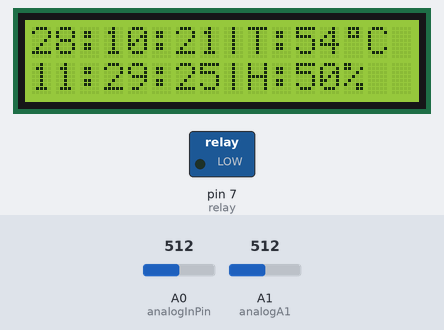
Bench run of a program on a simulated Arduino Mega 2560, built with avr-gcc and run on an emulated ATmega2560. Shown: 16×2 character LCD, switched loads named in the program (green lamp = pin HIGH). Inputs (shaded band) come from the test bench; at power-on: A1 (analogA1) = 512, A0 (analogInPin) = 512. The local clock reads 2024-03-15 10:24:30 at power-on unless the program sets it; the modem accepts every AT command (registered, SIM ready, sends succeed) and sends nothing else.

Above: at 6.3 s.
6.4 s: A1 (analogA1) set to 109
At 8.82 s:
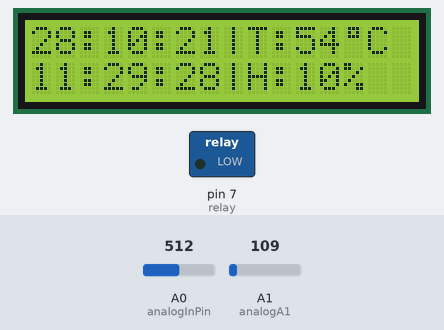
9.4 s: A1 (analogA1) set to 93
At 10.8 s:
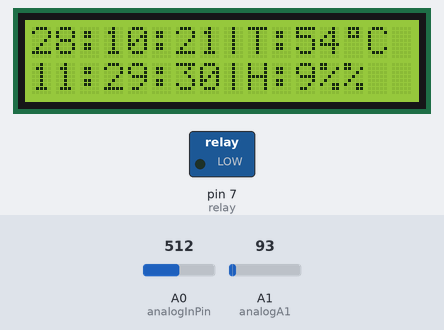
12.4 s: A0 (analogInPin) set to 716
At 13.8 s:
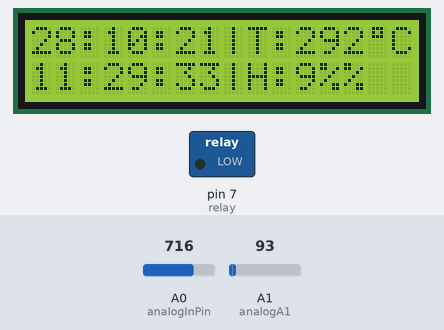
14.5 s: A0 (analogInPin) set to 558
At 15.3 s:
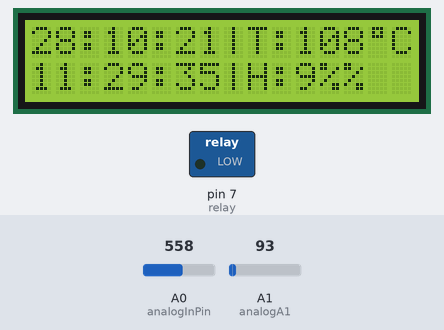
16.5 s: A0 (analogInPin) set to 542
At 17.8 s:
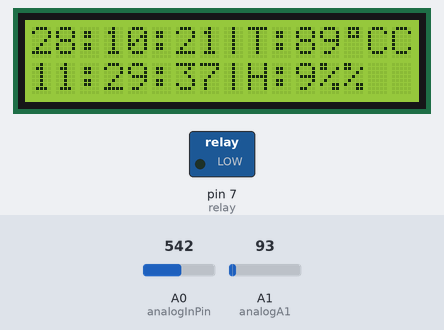
19.5 s: A1 (analogA1) set to 122
At 20.4 s:
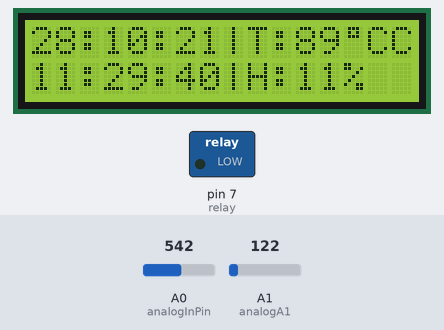
Timing chart, 0 to 22.5 s (numbered marks = the images above; inputs shaded):
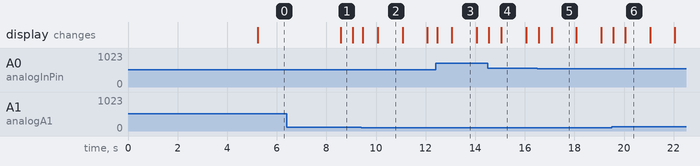

The program:

main.cpp
```cpp
#include <Arduino.h>
#include "THU_VIEN.h"
#include "KHAI_BAO_CHAN_VA_CAC_BIEN.h"
void setup()
{
  //========================================= KHỞI TẠO THỜI GIAN CHO RTC DS1302 =========================================//
  rtc.halt(false);                //thư viện của DS1302 chân rtc
  rtc.writeProtect(false);        //thư viện của DS1302 chân rtc
  rtc.setTime(11, 29, 20);                               //24h
  rtc.setDate(28, 10, 2021);                              //NGAY_THANG_NAM SETUP
  //============================================ KHỞI TẠO GHI CHO LCD =========================================//
  lcd.init();
  lcd.backlight();
  lcd.setCursor(2, 0);
  lcd.print("");
  lcd.setCursor(0, 1);
  lcd.print("");
  //========================================= CẤU HÌNH CHÂN VÀ SETUP CÁC BIẾN ============================//
  pinMode(relay, OUTPUT);
  digitalWrite(relay, 0);
  e = 0;
  chuky = 0;
  timechuky = 0;
  mode = 1;
  Serial.begin(9600);                                   // tạo kết nối 9600 bit mỗi giây
  //=========================================SETUP=====================================================//
  SIM900A.begin(9600);                                  //đồng bộ hóa với Sim900a
  delay(5000);                                          // tạo khoảng trễ là 5s
  // hiển thị trong Serial
  SIM900A.print("AT+CMGF=1\r");                         // ĐƯA TIN NHẮN VỀ DẠNG TEXT ĐỂ ĐỌC TIN NHẮN
  delay(100);
  a=0;
  T=2;
  TIMET=1;
}
#include"NOI_DUNG_TIN_NHAN.h"
void loop()
{

  #include"DOC_CAC_CAM_BIEN.h"
  #include"HIEN_THI_LCD.h"
  #include"DONG_NGAT_THEO_T.h"

  //============================GUI TIN NHAN VE HE THONG========================================//
  // KHI KHỞI ĐỘNG BIẾN a=0 chỉ gửi tin nhắn về 1 lân duy nhat
 if(a==0)
  {
  SendMessage();
  a++;
  CONTENT = "";
  }

}
//===================================CHUONG TRINH CON GUI TIN NHAN==========================//


 
```

DOC_CAC_CAM_BIEN.h
```cpp
//===============================ĐỌC VÀ BIẾN ĐỔI CÁC GIÁ TRỊ ANALONG===============================//
  sensorValue = analogRead(analogInPin);
  Temp = sensorValue-SensorValueLow;
  Temp = Temp/SensorValueDiff;
  Temp = Temp*TempValueDiff;
  Temp = Temp+TempValueLow;
  Temp = Temp - 32;
  Temp = Temp +20;

  sensorHumidity = analogRead(analogA1);
  Humidity = map(sensorHumidity, 0, 1023, 0, 100); //BIEN DOI GIA TRI ANALOG VE DO AM
  
```

DONG_NGAT_THEO_T.h
```cpp
//=================================KHI KHOI DONG THI GUI TIN NHAN 1 LAN===============================//
  g = rtc.getTime ();
   if(e==0)   // CHU KY KHOI DONG
  {
    chuky=g.min+T;// set thoi gian cach 15 phut tuoi 1 lan
    if(chuky>59)
    {
      chuky=chuky-59;
    }
    else
    {
      chuky=chuky;
    }
    e=1;
  }
//=================================THUẬT TOÁN TẮT MỞ CHU KỲ SỬ DỤNG DS1302===============================//
if(t.min==chuky&&e==1)  // THOI GIAN CUA CHU KY
 {
  mode++;
  timechuky=g.min+TIMET;      // set thoi gian cach 15 phut tuoi 1 lan moi lan la 5 phut
  if(timechuky>59)
  {
    timechuky=timechuky-59;
  }
  else{timechuky=timechuky;}
   e=2;
 }
 if(t.min==timechuky&&e==2)     // thoi gian phut = time chu ky
 {
  mode--;
  e=0;                          // khi mà nó tắt rồi mới bắt đầu đếm lại
 }
 if(mode%2==0)
 {
  digitalWrite(relay,1);// bat dong co
 }
  else if(mode%2!=0)
  {
    digitalWrite(relay,0);// tat dong co
  }
```

KHAI_BAO_CHAN_VA_CAC_BIEN.h
```cpp
SoftwareSerial SIM900A(5, 6);     // khai báo chân TX,RX
//_____________cấu hình lcd_________// i2c=0x27 lcd= 16.2
LiquidCrystal_I2C lcd(0x27, 16, 2);
//_______ khai báo các chân của DS1302__________//

DS1302 rtc(2, 3, 4);//rst.dat.clk
Time t;                         // BIẾN t LẤY GIÁ TRỊ THỜI GIAN CỦA DS1302 để hiển thị
Time g;                         // BIẾN g LẤY GIÁ TRỊ THỜI GIAN CỦA DS1302 để cài đặt chu kỳ
//=========================================CÁC HẰNG SỐ=========================================
const int SensorValueLow = 463;
const int SensorValueDiff = 36;
const int TempValueDiff = 42;
const int TempValueLow = 9;
int sensorValue = 0;
double Temp = 0;
int sensorHumidity = 0;
int Humidity = 0;
String CONTENT;                 // khai báo biến có dữ liệu là String(kiễu dữ liệu CHUỖI)
int relay = 7;                   // Khai báo chân led ở chân 12
int chuky;                      // Chu kỳ có nghĩa là 15 phút thì tưới 1 lần
int timechuky;                  // Time chu kỳ có nghĩa là 1 lần tưới là tưới 15 phút
int e, mode;                    // Biến hỗ trợ cho việc lập chu kỳ
int a;
const int analogInPin = A0;     // chân tín hiệu của pt100 nối với chân A0
const int analogA1 = A1;  // chân tín hiệu của CB_DO_AM nối với chân A1
int T;
int TIMET;
// dòng này để hiển thị kí tự độ C
byte degree[8] =
{
  0B01110,
  0B01010,
  0B01110,
  0B00000,
  0B00000,
  0B00000,
  0B00000,
  0B00000
};
```

NOI_DUNG_TIN_NHAN.h
```cpp
void SendMessage()
{
  SIM900A.println("AT+CMGF=1");                     //Khởi động chế độ văn bản
  delay(1000);                                      //tạo độ trễ
  SIM900A.println("AT+CMGS=\"+84395974621\"\r");    //số di động người nhận
  delay(1000);                                      //tạo độ trễ
  SIM900A.println("HE THONG CUA QUY KHACH DA DUOC KHOI DONG");                        //nội dung tin nhắn
  SIM900A.println();                                //XUONG HANG
  SIM900A.println("NHIET DO MOI TRUONG: ");
  SIM900A.println(Temp);                            //COT THU 2
  SIM900A.println();                                //XUONG HANG
  SIM900A.println("DO AM MOI TRUONG: ");
  SIM900A.println(Humidity);
  SIM900A.println();                                //XUONG HANG
  SIM900A.println("CHU KY KHOI DONG: ");
  SIM900A.println(T);
  SIM900A.println();                                //XUONG HANG
  SIM900A.println("THOI GIAN CUA CHU KY:  ");
  SIM900A.println(TIMET);
  delay(100);                                       //tạo độ trễ
  SIM900A.println((char)26);                        //Hoàn thành gửi
  delay(1000);                                      //tạo độ trễ
}
void SIM()
{
 if (SIM900A.available() > 0)                       // nếu có tín hiệu lớn hơn 0 {
  {
  CONTENT = SIM900A.readString();                   // đọc biến Message                           //Hiển thị biến trên Serial
  delay(10);                                        //Tạo một khoảng thời gian trễ
  }
}
```

THU_VIEN.h
```cpp
//=========================================KHAI BÁO THU VIỆN=============================
#include <DS1302.h>               //Thư viện DS1302
#include <Wire.h>                 //Thư viện Wire arduino
#include<LiquidCrystal_I2C.h>     // Thư viện LCD
#include <SoftwareSerial.h>       // khai báo thư viện UART CHO ARDUINON
```

HIEN_THI_LCD.h
```cpp
//===============================NGÀY THÁNG NĂM=================================//
  t = rtc.getTime();                                      //ĐẶT BIẾN t để lấy dữ liệu

  lcd.setCursor(0, 0);                                    // cột1,hàng1
  lcd.print(t.date);                                      //NGAY
  lcd.print(":");
  lcd.print(t.mon);                                       //THANG
  lcd.print(":");
  lcd.print("21");                                        //NAM

  lcd.setCursor(8, 0);
  lcd.print("|");
  lcd.print("T");
  lcd.print(":");
  lcd.print(round(Temp));                                // BIEN NHIET DO PT100
  lcd.write(1);
  lcd.print("C");
  lcd.createChar(1, degree);


  //===============================GIỜ PHÚT GIÂY=================================//

  lcd.setCursor(0, 1);                              // cột1,hàng2
  lcd.print(t.hour);                                // GIO
  lcd.print(":");
  lcd.print(t.min);                                 // PHUT
  lcd.print(":");
  lcd.print(t.sec);                                 // GIAY
  lcd.setCursor(8, 1);
  lcd.print("|");
  lcd.print("H");                                  //DO _AM
  lcd.print(":");
  lcd.print(Humidity);                              // lệnh làm tròn round
  lcd.print("%");                                   //%
```

Measured:
- the behaviour switches between 103 and 102 on A1 (analogA1) (found by bisection; images 1 and 2)
- the behaviour switches between 551 and 550 on A0 (analogInPin) (found by bisection; images 4 and 5)
- after the input at 9.4 s, the display: first changes after 0.06 s (image 2 shows a later state)
- after the input at 16.5 s, the display: first changes after 0.05 s (image 5 shows a later state)
- after the input at 19.5 s, the display: first changes after 0.06 s (image 6 shows a later state)
- what the display in image 2 shows lasts 1.0 s, from 10.1 s to 11.1 s
